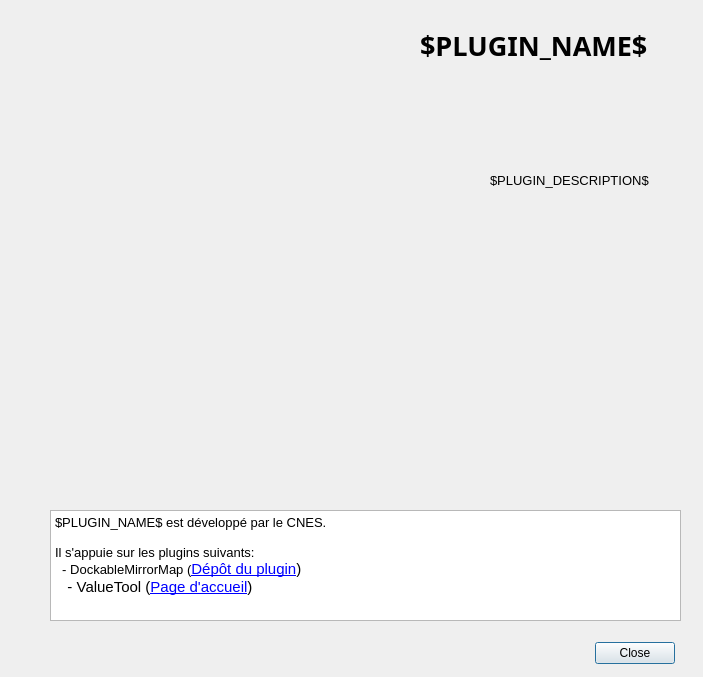
<?xml version="1.0" encoding="UTF-8"?>
<ui version="4.0">
 <class>DlgAbout</class>
 <widget class="QDialog" name="DlgAbout">
  <property name="geometry">
   <rect>
    <x>0</x>
    <y>0</y>
    <width>703</width>
    <height>677</height>
   </rect>
  </property>
  <property name="sizePolicy">
   <sizepolicy hsizetype="Fixed" vsizetype="Fixed">
    <horstretch>0</horstretch>
    <verstretch>0</verstretch>
   </sizepolicy>
  </property>
  <property name="windowTitle">
   <string>About Terre Image</string>
  </property>
  <widget class="QLabel" name="logo">
   <property name="geometry">
    <rect>
     <x>9</x>
     <y>9</y>
     <width>520</width>
     <height>520</height>
    </rect>
   </property>
   <property name="sizePolicy">
    <sizepolicy hsizetype="Fixed" vsizetype="Expanding">
     <horstretch>0</horstretch>
     <verstretch>0</verstretch>
    </sizepolicy>
   </property>
   <property name="minimumSize">
    <size>
     <width>85</width>
     <height>70</height>
    </size>
   </property>
   <property name="maximumSize">
    <size>
     <width>520</width>
     <height>520</height>
    </size>
   </property>
   <property name="text">
    <string/>
   </property>
   <property name="pixmap">
    <pixmap resource="resources.qrc">:/plugins/qgiseducation/img/splash.jpg</pixmap>
   </property>
   <property name="scaledContents">
    <bool>true</bool>
   </property>
  </widget>
  <widget class="QLabel" name="title">
   <property name="geometry">
    <rect>
     <x>420</x>
     <y>20</y>
     <width>271</width>
     <height>51</height>
    </rect>
   </property>
   <property name="font">
    <font>
     <family>Sans Serif</family>
     <pointsize>20</pointsize>
     <weight>75</weight>
     <bold>true</bold>
    </font>
   </property>
   <property name="text">
    <string>$PLUGIN_NAME$</string>
   </property>
  </widget>
  <widget class="QLabel" name="description">
   <property name="geometry">
    <rect>
     <x>490</x>
     <y>120</y>
     <width>211</width>
     <height>121</height>
    </rect>
   </property>
   <property name="font">
    <font>
     <pointsize>10</pointsize>
    </font>
   </property>
   <property name="text">
    <string>$PLUGIN_DESCRIPTION$</string>
   </property>
   <property name="wordWrap">
    <bool>true</bool>
   </property>
  </widget>
  <widget class="QTextBrowser" name="txt">
   <property name="geometry">
    <rect>
     <x>50</x>
     <y>510</y>
     <width>631</width>
     <height>111</height>
    </rect>
   </property>
   <property name="html">
    <string>&lt;!DOCTYPE HTML PUBLIC &quot;-//W3C//DTD HTML 4.0//EN&quot; &quot;http://www.w3.org/TR/REC-html40/strict.dtd&quot;&gt;
&lt;html&gt;&lt;head&gt;&lt;meta name=&quot;qrichtext&quot; content=&quot;1&quot; /&gt;&lt;style type=&quot;text/css&quot;&gt;
p, li { white-space: pre-wrap; }
&lt;/style&gt;&lt;/head&gt;&lt;body style=&quot; font-family:'Ubuntu'; font-size:11pt; font-weight:400; font-style:normal;&quot;&gt;
&lt;p style=&quot; margin-top:0px; margin-bottom:0px; margin-left:0px; margin-right:0px; -qt-block-indent:0; text-indent:0px;&quot;&gt;&lt;span style=&quot; font-family:'Sans'; font-size:10pt;&quot;&gt;$PLUGIN_NAME$ est développé par le CNES. &lt;/span&gt;&lt;/p&gt;
&lt;p style=&quot;-qt-paragraph-type:empty; margin-top:0px; margin-bottom:0px; margin-left:0px; margin-right:0px; -qt-block-indent:0; text-indent:0px; font-family:'Sans'; font-size:10pt;&quot;&gt;&lt;br /&gt;&lt;/p&gt;
&lt;p style=&quot; margin-top:0px; margin-bottom:0px; margin-left:0px; margin-right:0px; -qt-block-indent:0; text-indent:0px;&quot;&gt;&lt;span style=&quot; font-family:'Sans'; font-size:10pt;&quot;&gt;Il s'appuie sur les plugins suivants:&lt;/span&gt;&lt;/p&gt;
&lt;p style=&quot; margin-top:0px; margin-bottom:0px; margin-left:0px; margin-right:0px; -qt-block-indent:0; text-indent:0px;&quot;&gt;&lt;span style=&quot; font-family:'Sans'; font-size:10pt;&quot;&gt;  - DockableMirrorMap (&lt;/span&gt;&lt;a href=&quot;http://github.com/faunalia/dockablemirrormap&quot;&gt;&lt;span style=&quot; text-decoration: underline; color:#0000ff;&quot;&gt;Dépôt du plugin&lt;/span&gt;&lt;/a&gt;) &lt;img src=&quot;:/plugins/DockableMirrorMap/icons/dockablemirrormap.png&quot; /&gt;&lt;/p&gt;
&lt;p style=&quot; margin-top:0px; margin-bottom:0px; margin-left:0px; margin-right:0px; -qt-block-indent:0; text-indent:0px;&quot;&gt;   - ValueTool (&lt;a href=&quot;http://hub.qgis.org/projects/valuetool&quot;&gt;&lt;span style=&quot; text-decoration: underline; color:#0000ff;&quot;&gt;Page d'accueil&lt;/span&gt;&lt;/a&gt;)&lt;/p&gt;&lt;/body&gt;&lt;/html&gt;</string>
   </property>
   <property name="openExternalLinks">
    <bool>true</bool>
   </property>
  </widget>
  <widget class="QDialogButtonBox" name="buttonBox">
   <property name="geometry">
    <rect>
     <x>590</x>
     <y>640</y>
     <width>85</width>
     <height>27</height>
    </rect>
   </property>
   <property name="orientation">
    <enum>Qt::Horizontal</enum>
   </property>
   <property name="standardButtons">
    <set>QDialogButtonBox::Close</set>
   </property>
  </widget>
 </widget>
 <resources>
  <include location="resources.qrc"/>
  <include location="DockableMirrorMap/resources.qrc"/>
 </resources>
 <connections>
  <connection>
   <sender>buttonBox</sender>
   <signal>rejected()</signal>
   <receiver>DlgAbout</receiver>
   <slot>reject()</slot>
   <hints>
    <hint type="sourcelabel">
     <x>241</x>
     <y>255</y>
    </hint>
    <hint type="destinationlabel">
     <x>241</x>
     <y>138</y>
    </hint>
   </hints>
  </connection>
  <connection>
   <sender>buttonBox</sender>
   <signal>accepted()</signal>
   <receiver>DlgAbout</receiver>
   <slot>accept()</slot>
   <hints>
    <hint type="sourcelabel">
     <x>241</x>
     <y>255</y>
    </hint>
    <hint type="destinationlabel">
     <x>241</x>
     <y>138</y>
    </hint>
   </hints>
  </connection>
 </connections>
</ui>
